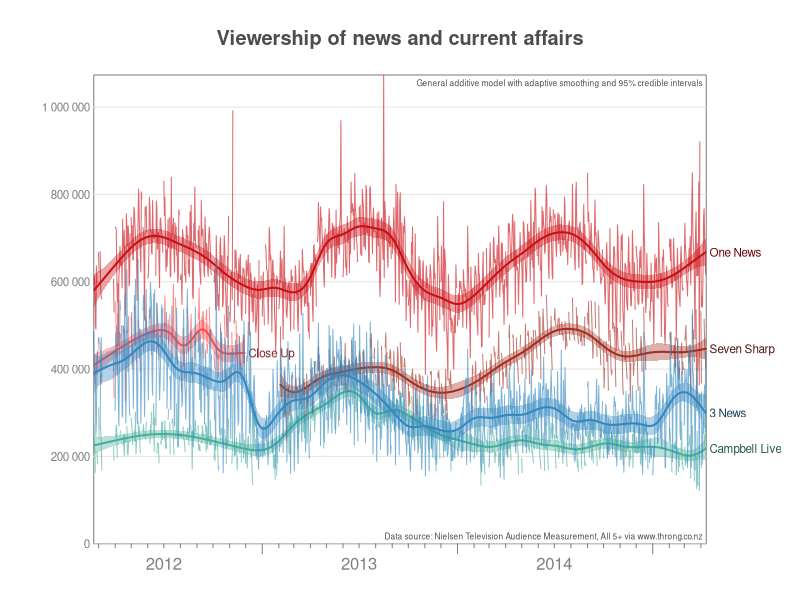

Generate this figure with R:
## ---- chunk 1
library(splines)
suppressMessages(library(mgcv, warn.conflicts=FALSE, quietly=TRUE))

ratings <- read.csv("news_current_affairs.csv")

ratings$Date <- as.Date(ratings$Date)

# remove a bunch of data
ratings <- ratings[ratings$Date > "2012-02-20",]
ratings$Campbell.Live[ratings$Date == "2015-04-03"] <- NA # Campbell Live not shown at 7pm

# grab show data
show_cols <- setdiff(1:ncol(ratings), which(names(ratings) == "Date"))
show_names <- gsub("\\.", " ", gsub("^X([0-9])+", "\\1", names(ratings)[show_cols]))

cols <- data.frame(r=c(203,73,254,52,163),g=c(15,175,74,135,47),b=c(21,156,75,191,34))
cols <- cols[c(2,3,5,1,4),]

cols_fit  <- rgb(cols$r, cols$g, cols$b, maxColorValue=255)
cols_se   <- rgb(cols$r, cols$g, cols$b, 96, maxColorValue=255)
cols_data <- rgb(cols$r, cols$g, cols$b, 160, maxColorValue=255)
cols_lab  <- rgb(cols$r, cols$g, cols$b, maxColorValue=500) # darken

par(mai=c(0.75,1.25,1,1.25)*0.75)
max_viewers <- max(ratings[,show_cols], na.rm=T)
plot(NULL, xlim=range(ratings$Date), ylim=c(0, max_viewers), ylab="", xaxt="n", xlab="", xaxs="i", yaxt="n", yaxs="i", col.axis="grey50", bty="n")
box(col="grey50")
segments(min(ratings$Date), seq(0,1000000,by=200000), max(ratings$Date), col="grey90")
for (i in 1:length(show_cols)) {
  # data
  lines(ratings$Date, ratings[,i], col=cols_data[i])

  # smooth
  g <- gam(ratings[,i] ~ s(as.numeric(Date), bs="ad"), data=ratings)
  first_date <- min(ratings$Date[!is.na(ratings[,i])])
  last_date  <- max(ratings$Date[!is.na(ratings[,i])])
  date_range <- seq(first_date, to=last_date, by=1)
  y <- predict(g, newdata=data.frame(Date=date_range), se.fit=T)
  y_min <- y$fit - y$se.fit*1.96
  y_max <- y$fit + y$se.fit*1.96
  polygon(c(date_range,rev(date_range)), c(y_max, rev(y_min)), col=cols_se[i], border=NA)
  lines(date_range, y$fit, col=cols_fit[i], lwd=2)
  text(date_range[length(date_range)]+7, y$fit[length(y$fit)], show_names[i], col=cols_lab[i], adj=c(0,0.5), xpd=TRUE, cex=0.7)
}
year_labels <- 2012:2014
year_ticks <- as.Date(sprintf("%d-01-01", c(year_labels[1]-1, year_labels, year_labels[length(year_labels)]+1)))
month_ticks <- seq(as.Date(sprintf("%d-01-01", year_labels[1]-1)), to=as.Date(sprintf("%d-12-31", year_labels[length(year_labels)]+1)),by="month")
month_ticks <- setdiff(month_ticks, year_ticks)
axis(side=1, at=year_ticks, labels=rep("", length(year_ticks)), lwd=0, lwd.ticks=1, col="grey50")
axis(side=1, at=month_ticks, labels=rep("", length(month_ticks)), lwd=0, lwd.ticks=1, tcl=-0.2, col="grey50")
mtext(year_labels, side=1, line=0.5, at = as.Date(sprintf("%d-07-01", year_labels)), col="grey50")
mtext(format(seq(0,1000000,by=200000), scientific=F, big.mark=" "), side=2, line=0.2, at=seq(0,1000000,by=200000), las=1, cex=0.7, col="grey50")
title("Viewership of news and current affairs", col.main="grey30")

# attribution
text(max(ratings$Date)-7, 10000, "Data source: Nielsen Television Audience Measurement, All 5+ via www.throng.co.nz", adj=c(1,0), cex=0.5, col="grey30")

# explanation
text(max(ratings$Date)-7, max_viewers-10000, "General additive model with adaptive smoothing and 95% credible intervals", adj=c(1,1), cex=0.5, col="grey30")
